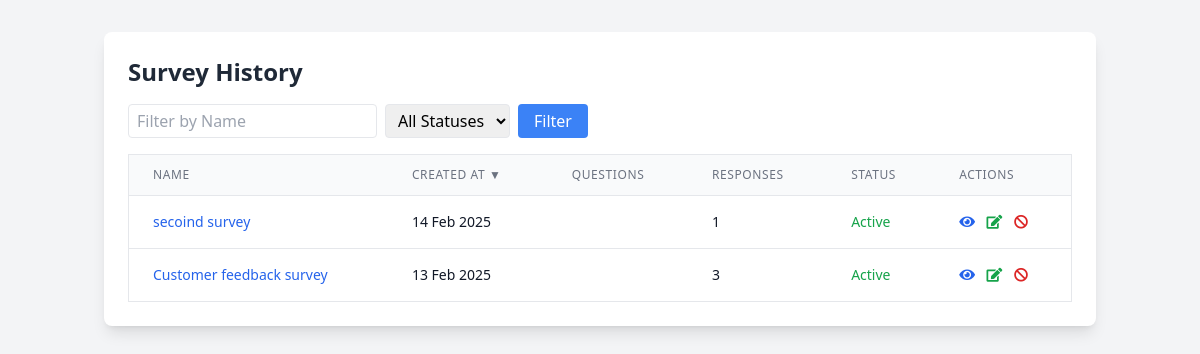
Page /survey/survey/history/ (signed in) on the earlier database version.
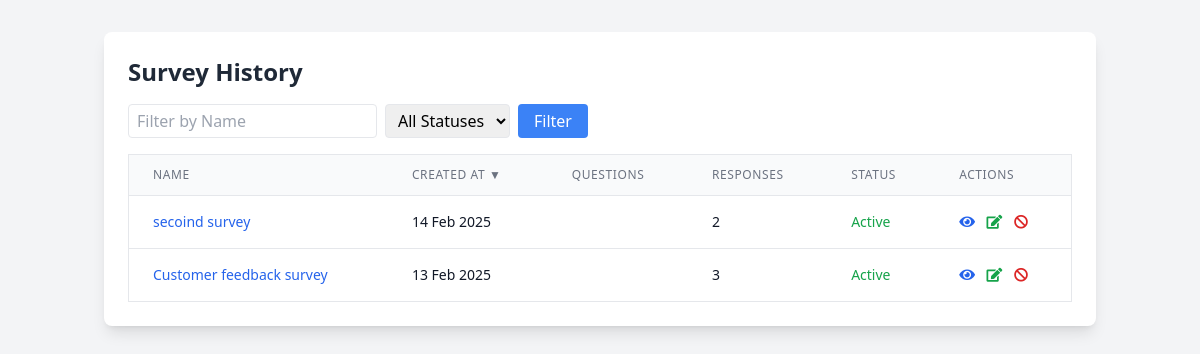
Same page on the later database version.
### surveys/models.py (models this page shows, shortened)
class Survey(models.Model):
    title = models.CharField(max_length=200)
    description = models.TextField(blank=True, null=True)
    user = models.ForeignKey(
        settings.AUTH_USER_MODEL,
        on_delete=models.CASCADE,
        related_name='surveys',
        null=True  # Allow existing surveys to remain
    )
    created_at = models.DateTimeField(auto_now_add=True)
    updated_at = models.DateTimeField(auto_now=True)
    unique_link = models.CharField(max_length=16, unique=True, blank=True)
    external_link = models.CharField(max_length=16, unique=True, blank=True, null=True)
    max_external_responses = models.PositiveIntegerField(null=True, blank=True)
    external_response_count = models.PositiveIntegerField(default=0)
    is_active = models.BooleanField(default=True)  # New field to track survey activation status
    expiry_datetime = models.DateTimeField(null=True, blank=True)
    is_expired = models.BooleanField(default=False)
    points = models.IntegerField(default=0)

### surveys/views.py (the view)
# urls.py: path('survey/history/', SurveyHistoryView.as_view(), name='survey_history'),
class SurveyHistoryView(LoginRequiredMixin, View):
    def get(self, request):
        sort_by = request.GET.get('sort', 'created_at')
        sort_order = request.GET.get('order', 'desc')
        name_filter = request.GET.get('name', '')
        status_filter = request.GET.get('status', '')
        surveys = Survey.objects.filter(user=request.user)
        if name_filter:
            surveys = surveys.filter(title__icontains=name_filter)
        if status_filter:
            surveys = surveys.filter(is_active=(status_filter == 'active'))
        if sort_order == 'asc':
            surveys = surveys.order_by(sort_by)
        else:
            surveys = surveys.order_by(f'-{sort_by}')
        surveys = surveys.annotate(
            num_responses=Count('responses'),
        )
        context = {
            'surveys': surveys,
            'sort_by': sort_by,
            'sort_order': sort_order,
            'name_filter': name_filter,
            'status_filter': status_filter,
        }
        return render(request, 'surveys/survey_history.html', context)

### templates/surveys/survey_history.html (shortened to what the changed rows need)
<!DOCTYPE html>
<html lang="en">
<head>
    <script src="https://cdn.tailwindcss.com"></script>
    <link rel="stylesheet" href="https://cdnjs.cloudflare.com/ajax/libs/font-awesome/5.15.4/css/all.min.css">
</head>
<body class="bg-gray-100 min-h-screen">
    <div class="container mx-auto px-4 py-8">
        <div class="bg-white rounded-lg shadow-lg p-6">
            <h2 class="text-2xl font-semibold text-gray-800 mb-4">Survey History</h2>
            <div class="overflow-x-auto">
                <table class="min-w-full bg-white border border-gray-200">
                    <thead>
                        <tr class="bg-gray-50">
                            <th class="px-6 py-3 border-b border-gray-200 text-left text-xs leading-4 font-medium text-gray-500 uppercase tracking-wider">
                                <a href="?sort=title&order={% if sort_by == 'title' and sort_order == 'asc' %}desc{% else %}asc{% endif %}">
                                    Name
                                </a>
                            </th>
                            <th class="px-6 py-3 border-b border-gray-200 text-left text-xs leading-4 font-medium text-gray-500 uppercase tracking-wider">
                                <a href="?sort=created_at&order={% if sort_by == 'created_at' and sort_order == 'asc' %}desc{% else %}asc{% endif %}">
                                    Created At
                                    {% if sort_by == 'created_at' %}
                                        {% if sort_order == 'asc' %}▲{% else %}▼{% endif %}
                                    {% endif %}
                                </a>
                            </th>
                            <th class="px-6 py-3 border-b border-gray-200 text-left text-xs leading-4 font-medium text-gray-500 uppercase tracking-wider">
                                <a href="?sort=num_questions&order={% if sort_by == 'num_questions' and sort_order == 'asc' %}desc{% else %}asc{% endif %}">
                                    Questions
                                </a>
                            </th>
                            <th class="px-6 py-3 border-b border-gray-200 text-left text-xs leading-4 font-medium text-gray-500 uppercase tracking-wider">
                                <a href="?sort=num_responses&order={% if sort_by == 'num_responses' and sort_order == 'asc' %}desc{% else %}asc{% endif %}">
                                    Responses
                                </a>
                            </th>
                            <th class="px-6 py-3 border-b border-gray-200 text-left text-xs leading-4 font-medium text-gray-500 uppercase tracking-wider">
                                <a href="?sort=is_active&order={% if sort_by == 'is_active' and sort_order == 'asc' %}desc{% else %}asc{% endif %}">
                                    Status
                                </a>
                            </th>
                            <th class="px-6 py-3 border-b border-gray-200 text-left text-xs leading-4 font-medium text-gray-500 uppercase tracking-wider">Actions</th>
                        </tr>
                    </thead>
                    <tbody class="bg-white divide-y divide-gray-200">
                        {% for survey in surveys %}
                        <tr class="hover:bg-gray-50">
                            <td class="px-6 py-4 whitespace-nowrap text-sm text-gray-900">
                                <a href="{% url 'surveys:survey_detail' survey.id %}" class="text-blue-600 hover:text-blue-800">
                                    {{ survey.title }}
                                </a>
                            </td>
                            <td class="px-6 py-4 whitespace-nowrap text-sm text-gray-900">
                                {{ survey.created_at|date:"d M Y" }}
                            </td>
                            <td class="px-6 py-4 whitespace-nowrap text-sm text-gray-900">
                            </td>
                            <td class="px-6 py-4 whitespace-nowrap text-sm text-gray-900">
                                {{ survey.num_responses }}
                            </td>
                            <td class="px-6 py-4 whitespace-nowrap text-sm text-gray-900">
                                <span class="{% if survey.is_active %}text-green-600{% else %}text-red-600{% endif %}">
                                    {{ survey.is_active|yesno:"Active,Inactive" }}
                                </span>
                            </td>
                            <td class="px-6 py-4 whitespace-nowrap text-sm text-gray-900 space-x-2">
                                <a href="{% url 'surveys:survey_detail' survey.id %}" class="text-blue-600 hover:text-blue-800" title="View Details">
                                    <i class="fas fa-eye"></i>
                                </a>
                                {% if survey.is_active %}
                                <a href="{% url 'surveys:edit_survey' survey.id %}" class="text-green-600 hover:text-green-800" title="Edit Survey">
                                    <i class="fas fa-edit"></i>
                                </a>
                                <form method="post" action="{% url 'surveys:deactivate_survey' survey.id %}" style="display:inline;">
                                    <button type="submit" class="text-red-600 hover:text-red-800" title="Deactivate Survey">
                                        <i class="fas fa-ban"></i>
                                    </button>
                                </form>
                                {% endif %}
                            </td>
                        </tr>
                        {% empty %}
                        <tr>
                            <td colspan="6" class="text-center py-4 text-gray-500">
                                No surveys found.
                            </td>
                        </tr>
                        {% endfor %}
                    </tbody>
                </table>
            </div>
        </div>
    </div>
</body>
</html>

Differences in the rows shown:
changed Survey "secoind survey": num_responses "1" → "2"
